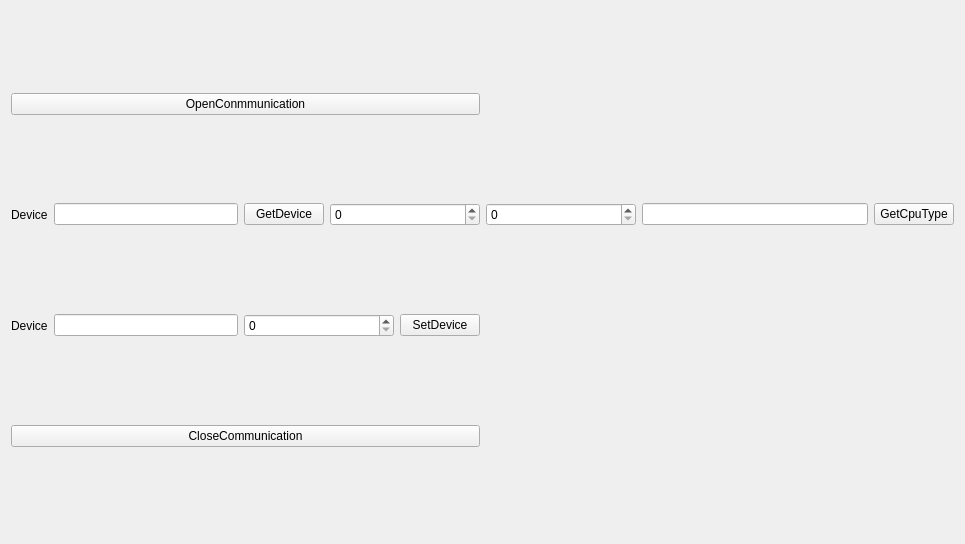
<?xml version="1.0" encoding="UTF-8"?>
<ui version="4.0">
 <class>MITACTServerClass</class>
 <widget class="QWidget" name="MITACTServerClass">
  <property name="geometry">
   <rect>
    <x>0</x>
    <y>0</y>
    <width>965</width>
    <height>544</height>
   </rect>
  </property>
  <property name="windowTitle">
   <string>MITACTServer</string>
  </property>
  <layout class="QGridLayout" name="gridLayout">
   <item row="0" column="0">
    <widget class="QPushButton" name="pb_OpenCommunication">
     <property name="text">
      <string>OpenConmmunication</string>
     </property>
    </widget>
   </item>
   <item row="0" column="1">
    <widget class="QLabel" name="label">
     <property name="text">
      <string/>
     </property>
    </widget>
   </item>
   <item row="1" column="0">
    <layout class="QHBoxLayout" name="horizontalLayout">
     <item>
      <widget class="QLabel" name="label_2">
       <property name="text">
        <string>Device</string>
       </property>
      </widget>
     </item>
     <item>
      <widget class="QLineEdit" name="lineEdit"/>
     </item>
     <item>
      <widget class="QPushButton" name="pb_GetDevice">
       <property name="text">
        <string>GetDevice</string>
       </property>
      </widget>
     </item>
     <item>
      <widget class="QSpinBox" name="spinBox">
       <property name="minimumSize">
        <size>
         <width>150</width>
         <height>0</height>
        </size>
       </property>
       <property name="maximum">
        <number>65535</number>
       </property>
      </widget>
     </item>
    </layout>
   </item>
   <item row="1" column="1">
    <layout class="QHBoxLayout" name="horizontalLayout_3">
     <item>
      <widget class="QSpinBox" name="spinBox_3">
       <property name="minimumSize">
        <size>
         <width>150</width>
         <height>0</height>
        </size>
       </property>
       <property name="maximum">
        <number>1000000</number>
       </property>
      </widget>
     </item>
     <item>
      <widget class="QLineEdit" name="lineEdit_3"/>
     </item>
     <item>
      <widget class="QPushButton" name="pb_GetCpuType">
       <property name="text">
        <string>GetCpuType</string>
       </property>
      </widget>
     </item>
    </layout>
   </item>
   <item row="2" column="0">
    <layout class="QHBoxLayout" name="horizontalLayout_2">
     <item>
      <widget class="QLabel" name="label_3">
       <property name="text">
        <string>Device</string>
       </property>
      </widget>
     </item>
     <item>
      <widget class="QLineEdit" name="lineEdit_2"/>
     </item>
     <item>
      <widget class="QSpinBox" name="spinBox_2">
       <property name="minimumSize">
        <size>
         <width>150</width>
         <height>0</height>
        </size>
       </property>
       <property name="maximum">
        <number>65535</number>
       </property>
      </widget>
     </item>
     <item>
      <widget class="QPushButton" name="pb_SetDevice">
       <property name="text">
        <string>SetDevice</string>
       </property>
      </widget>
     </item>
    </layout>
   </item>
   <item row="3" column="0">
    <widget class="QPushButton" name="pb_CloseCommunication">
     <property name="text">
      <string>CloseCommunication</string>
     </property>
    </widget>
   </item>
  </layout>
 </widget>
 <layoutdefault spacing="6" margin="11"/>
 <resources>
  <include location="MITACTServer.qrc"/>
 </resources>
 <connections/>
</ui>
